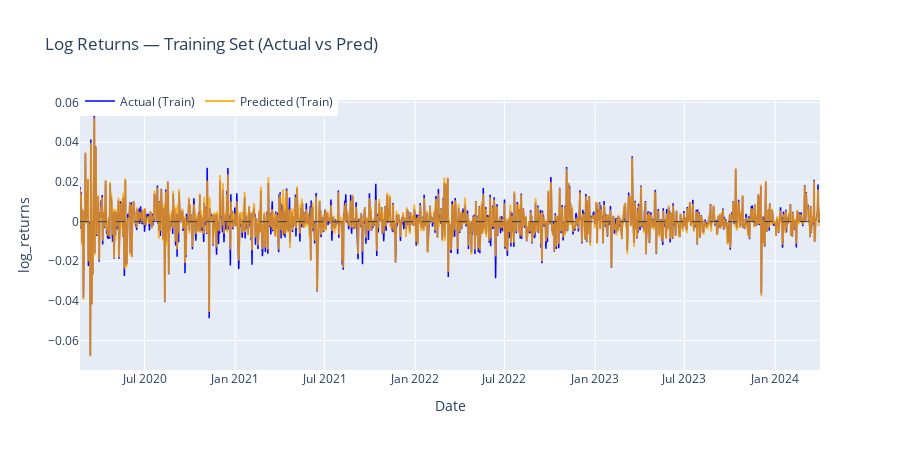

Notebook source saved alongside this figure:
### Code cell
import plotly.graph_objects as go
import numpy as np

# ===== 1. Predict trên tập TRAIN =====
y_train_pred_norm, y_train_true_norm = predict(train_loader)

# ===== 2. Inverse transform (Dùng lại scaler_y đã fit) =====
y_train_pred = scaler_y.decode(y_train_pred_norm)
y_train_true = scaler_y.decode(y_train_true_norm)


# ===== 3. Map dates cho tập TRAIN =====
# Logic cũ: Test lấy từ split trở đi ([split:])
# Logic mới: Train lấy từ đầu đến split ([:split])
all_target_idx = np.arange(lookback, len(df))
train_target_idx = all_target_idx[:split] 
dates_train = df["date"].iloc[train_target_idx].reset_index(drop=True)


# =========================
# ===== 4. Vẽ biểu đồ =====
# =========================
fig = go.Figure()

# Actual Train
fig.add_trace(go.Scatter(
    x=dates_train,
    y=y_train_true.flatten(), 
    mode="lines",
    name="Actual (Train)",
    line=dict(width=1.5, color="blue") # Đổi màu xíu cho dễ phân biệt
))

# Predicted Train
fig.add_trace(go.Scatter(
    x=dates_train,
    y=y_train_pred.flatten(),
    mode="lines",
    name="Predicted (Train)",
    opacity=0.8,
    line=dict(color="orange")
))

# Zero line
fig.add_hline(y=0, line_width=1, line_dash="dash")

# ===== Layout tuning =====
fig.update_layout(
    title="Log Returns — Training Set (Actual vs Pred)",
    xaxis_title="Date",
    yaxis_title="log_returns",
    hovermode="x unified",
    height=450,
    legend=dict(orientation="h", y=1.05)
)

fig.show()

### Figure 1 — Plotly figure (JSON) as saved in the notebook; plotly's stock layout.template omitted (floating-point values rounded to 4 significant figures; data arrays with more than 128 entries replaced by an {"elided": "..."} marker saying what was removed)
{"data": [{"line": {"color": "blue", "width": 1.5}, "mode": "lines", "name": "Actual (Train)", "type": "scatter", "x": {"elided": "1502 str values"}, "y": {"elided": "1502 float values"}}, {"line": {"color": "orange"}, "mode": "lines", "name": "Predicted (Train)", "opacity": 0.8, "type": "scatter", "x": {"elided": "1502 str values"}, "y": {"elided": "1502 float values"}}], "layout": {"height": 450, "hovermode": "x unified", "legend": {"orientation": "h", "y": 1.05}, "shapes": [{"line": {"dash": "dash", "width": 1}, "type": "line", "x0": 0, "x1": 1, "xref": "x domain", "y0": 0, "y1": 0, "yref": "y"}], "title": {"text": "Log Returns — Training Set (Actual vs Pred)"}, "xaxis": {"title": {"text": "Date"}}, "yaxis": {"title": {"text": "log_returns"}}}}
